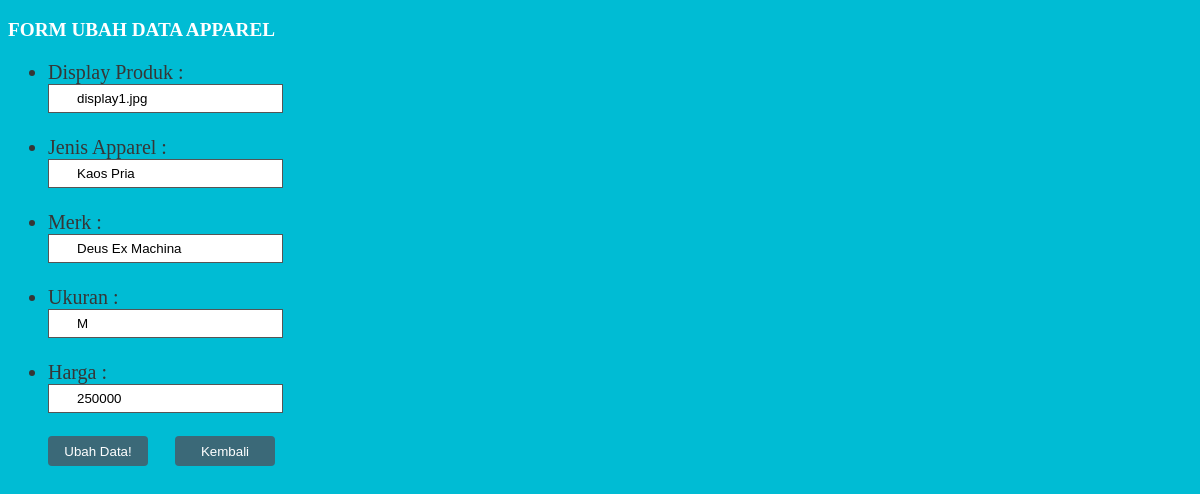
The app's page /latihan7a/php/ubah.php?id_apparel=1 with its own data.
### tables this page shows
CREATE TABLE IF NOT EXISTS `apparel` (
  `id_apparel` int(11) NOT NULL,
  `display` varchar(100) NOT NULL,
  `jenis_apparel` varchar(100) NOT NULL,
  `merk` varchar(100) NOT NULL,
  `ukuran` varchar(100) NOT NULL,
  `harga` int(100) NOT NULL
);

### latihan7a/php/functions.php (called while the page is built, shortened)
<?php
function koneksi()
{
    $conn = mysqli_connect("localhost", "root", "") or die("koneksi ke DB gagal");
    mysqli_select_db($conn, "tubes_193040180") or die("Database salah!");
    return $conn;
}
function query($sql)
{
    $conn = koneksi();
    $result = mysqli_query($conn, "$sql");
    $rows = [];
    while ($row = mysqli_fetch_assoc($result)) {
        $rows[] = $row;
    }
    return $rows;
}

### latihan7a/php/ubah.php (the view, shortened to what this page needs)
<?php
require 'functions.php';
$id = $_GET['id_apparel'];
$apr = query("SELECT * FROM apparel WHERE id_apparel = $id")[0];
?>
<!DOCTYPE html>
<html lang="en">
<head>
  <link rel="stylesheet" href="../css/tambah.css">
</head>
<body>
  <h3>Form Ubah Data Apparel</h3>
  <form action="" method="POST">
    <ul>
      <li>
        <label for="display">Display Produk :</label><br>
        <input type="text" name="display" id="display" required value="<?= $apr['display']; ?>"><br><br>
      </li>
      <li>
        <label for="jenis_apparel">Jenis Apparel :</label><br>
        <input type="text" name="jenis_apparel" id="jenis_apparel" required value="<?= $apr['jenis_apparel']; ?>"><br><br>
      </li>
      <li>
        <label for="merk">Merk :</label><br>
        <input type="text" name="merk" id="merk" required value="<?= $apr['merk']; ?>"><br><br>
      </li>
      <li>
        <label for="ukuran">Ukuran :</label><br>
        <input type="text" name="ukuran" id="ukuran" required value="<?= $apr['ukuran']; ?>"><br><br>
      </li>
      <li>
        <label for="harga">Harga :</label><br>
        <input type="text" name="harga" id="harga" required value="<?= $apr['harga']; ?>"><br><br>
      </li>
      <button type="submit" name="ubah" class="ubah">Ubah Data!</button>
      <button type="submit" class="submit">
        <a href="../index.php" style="text-decoration: none; color:white;">Kembali</a>
      </button>
    </ul>
  </form>
</body>
</html>

### latihan7a/css/tambah.css (style rules this page uses)
body { background-color: #00bcd4; }
form { font-size: 20px; color: #363636; }
h3 { text-transform: uppercase; color: white; font-size: larger; }
button { color: white; background: #3b6978; width: 100px; height: 30px; border-radius: 4px; border: none; }
input[type=text] { padding: 6px 28px; box-sizing: border-box; border: 1px solid #555; }
.submit { margin-left: 22px; }
.ubah { cursor: pointer; }

### records on screen
apparel: display "display1.jpg", jenis_apparel "Kaos Pria", merk "Deus Ex Machina", ukuran "M", harga "250000"
